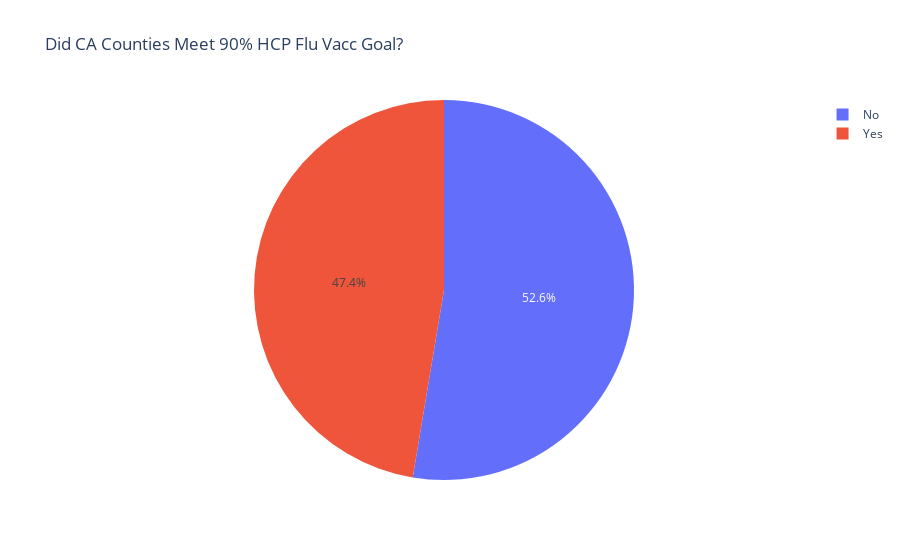

Notebook code for this chart:
### Code cell
fig = px.pie(pie_df, values='count', names='90%_HCP_Vaccinated', title='Did CA Counties Meet 90% HCP Flu Vacc Goal?')
fig.show()

### Figure 1 — Plotly figure (JSON) as saved in the notebook; plotly's stock layout.template omitted (floating-point values rounded to 4 significant figures)
{"data": [{"domain": {"x": [0, 1], "y": [0, 1]}, "hovertemplate": "90%_HCP_Vaccinated=%{label}<br>count=%{value}<extra></extra>", "labels": ["Yes", "No"], "legendgroup": "", "name": "", "showlegend": true, "type": "pie", "values": [27, 30]}], "layout": {"legend": {"tracegroupgap": 0}, "title": {"text": "Did CA Counties Meet 90% HCP Flu Vacc Goal?"}}}
